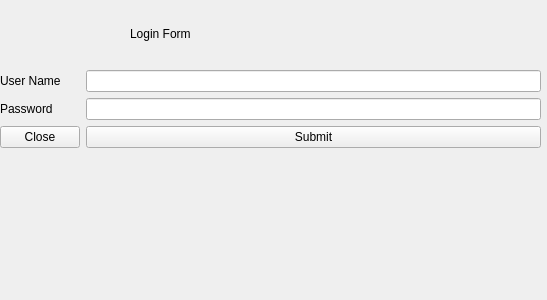
<?xml version="1.0" encoding="UTF-8"?>
<ui version="4.0">
 <class>Form</class>
 <widget class="QWidget" name="Form">
  <property name="geometry">
   <rect>
    <x>0</x>
    <y>0</y>
    <width>547</width>
    <height>300</height>
   </rect>
  </property>
  <property name="windowTitle">
   <string>Form</string>
  </property>
  <widget class="QWidget" name="formLayoutWidget">
   <property name="geometry">
    <rect>
     <x>0</x>
     <y>70</y>
     <width>541</width>
     <height>221</height>
    </rect>
   </property>
   <layout class="QFormLayout" name="formLayout">
    <item row="0" column="0">
     <widget class="QLabel" name="label_2">
      <property name="text">
       <string>User Name</string>
      </property>
     </widget>
    </item>
    <item row="0" column="1">
     <widget class="QLineEdit" name="user_name_input"/>
    </item>
    <item row="2" column="0">
     <widget class="QLabel" name="label_3">
      <property name="text">
       <string>Password</string>
      </property>
     </widget>
    </item>
    <item row="2" column="1">
     <widget class="QLineEdit" name="user_pass_input"/>
    </item>
    <item row="3" column="1">
     <widget class="QPushButton" name="btn_submit">
      <property name="text">
       <string>Submit</string>
      </property>
     </widget>
    </item>
    <item row="3" column="0">
     <widget class="QPushButton" name="btn_close">
      <property name="text">
       <string>Close</string>
      </property>
     </widget>
    </item>
   </layout>
  </widget>
  <widget class="QLabel" name="label">
   <property name="geometry">
    <rect>
     <x>130</x>
     <y>20</y>
     <width>171</width>
     <height>28</height>
    </rect>
   </property>
   <property name="text">
    <string>Login Form</string>
   </property>
  </widget>
 </widget>
 <resources/>
 <connections/>
</ui>
